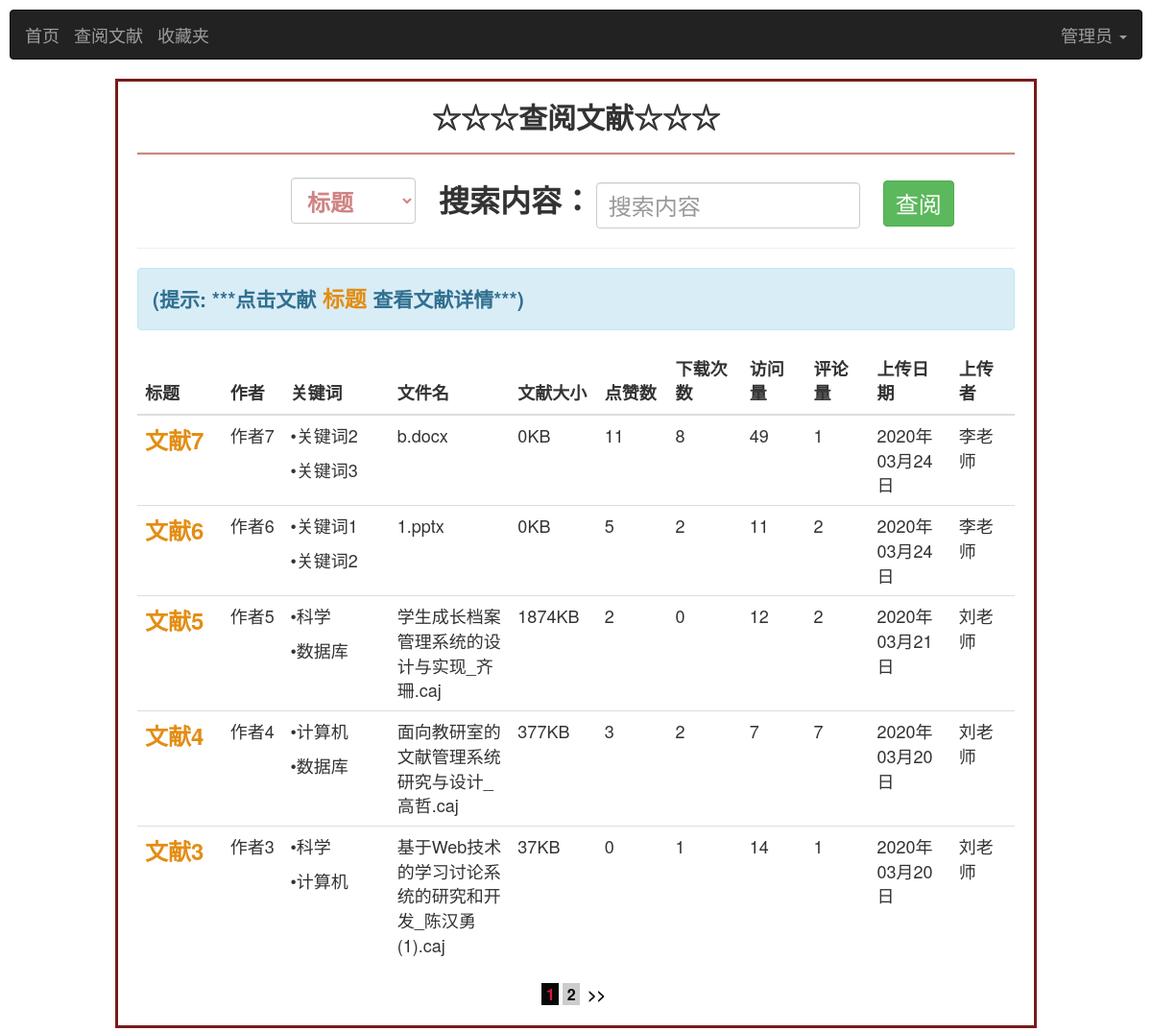
Page /literature/searchLiterature/1/1 (signed in) on the committed database.
### base/models.py (models this page shows, shortened)
class User(AbstractUser):#继承内置模型User，并在User的基础上添加新字段
    USER_TYPE = (
        (0, "学生"),
        (1, "老师"),
        (2, "管理员"),#需根据user_type的字段类型进行设置
    )
    name = models.CharField('姓名', max_length=50,default='')
    introduce = models.TextField('简介', default='什么都没留下...')
    photo = models.ImageField('头像', blank=True, upload_to='images/user/')
    user_type = models.IntegerField('身份标识(0:学生/1:老师/2:管理员)',default=0,choices=USER_TYPE)
    user_banji=models.ForeignKey(Banji,on_delete=models.CASCADE, null=True,blank=True,verbose_name='用户班级')
    user_major=models.ForeignKey(Major,on_delete=models.CASCADE,null=True,blank=True,verbose_name='用户专业')

### literature/models.py (models this page shows, shortened)
class Literature(models.Model):
    literature_name= models.CharField("文献标题",max_length=100)
    literature_author=models.CharField("文献作者",max_length=100)
    literature_label = models.ManyToManyField(Label, blank=True, verbose_name='文献标签')
    literature_like=models.IntegerField("文献点赞数",default=0)
    literature_download = models.IntegerField('文献下载次数', default=0)
    literature_view=models.IntegerField("文献访问量",default=0)
    literature_comment=models.IntegerField("文献评论量",default=0)
    literature_file=models.FileField("文献文件",blank=True,upload_to='upload/literatures/')
    filename=models.CharField("文献的文件名",max_length=50,default="未上传文件")
    filesize=models.IntegerField("文献大小",default=0)
    literature_uploader = models.ForeignKey(User, on_delete=models.CASCADE, null=False,verbose_name='文献上传者')
    upload_date=models.DateTimeField("文献上传时间",default=timezone.now)#新增时自动获取当前日期
    class Meta:
        verbose_name = '文献信息'#模型类的名字
        verbose_name_plural = '文献信息'#模型类名字的复数形式，且优先显示

class Label(models.Model):
    label_name = models.CharField('标签名称', max_length=100)
    label_user = models.ForeignKey(User, on_delete=models.CASCADE, verbose_name='标签所属用户')
    create_date=models.DateTimeField("文献标签创建时间",default=timezone.now)
    class Meta:
        verbose_name = '文献标签'  # 模型类的名字
        verbose_name_plural = '文献标签'  # 模型类名字的复数形式，且优先显示

### literature/views.py (the view, shortened to what this page needs)
# urls.py: path('searchLiterature/<int:id>/<int:page>', searchLiteratureView, name='searchLiterature'),
@login_required(login_url='/')
def searchLiteratureView(request, id, page):
    user = User.objects.get(id=id)
    all=True
    if request.method == 'GET':##GET请求时，首先获取会话Session的数据
        searchContent = request.session.get('searchContent', '')
        searchMethod = request.session.get('searchMethod', '')
        if searchContent=="":#搜索内容为空时
            literatures = Literature.objects.filter(~Q(literature_file="")).order_by('-upload_date')
        l = Paginator(literatures, 5)
        try:
            pages = l.page(page)
        except PageNotAnInteger:
            pages = l.page(1)
        except EmptyPage:
            pages = l.page(l.num_pages)
        return render(request, 'searchLiterature.html', locals())
    else:#POST请求，将两个请求参数写入会话session进行存储，然后重定向访问
        request.session['searchContent'] = request.POST.get('searchContent', '')
        request.session['searchMethod'] = request.POST.get('searchMethod', '')
        kwargs={'id': user.id,'page': 1}
        return redirect(reverse('literature:searchLiterature', kwargs=kwargs))

### templates/searchLiterature.html (shortened to what this page needs)
<!DOCTYPE html>
<html lang="en">
<head>
    {% load staticfiles %}
    <link rel="stylesheet" href="https://cdn.staticfile.org/twitter-bootstrap/3.3.7/css/bootstrap.min.css">
</head>
<body>
<div style="margin: 10px">
    <nav class="navbar navbar-inverse" role="navigation">
        <div class="container-fluid">
            <div class="navbar-header">
                <a class="navbar-brand" href="{% url 'index:index' id 1 %}">首页</a>
            </div>
            <div class="navbar-header">
                <a class="navbar-brand" href="{% url 'literature:searchLiterature' id 1 %}">查阅文献</a>
            </div>
            <div class="navbar-header">
                <a class="navbar-brand" href="{% url 'literature:checkFavorite' id 1 %}">收藏夹</a>
            </div>
            <div>
                <ul class="nav navbar-nav navbar-right">
                    <li class="dropdown">
                        <a href="" class="dropdown-toggle" data-toggle="dropdown" style="font-size: 18px">
                            {% if user.name == "" %}
                                {{ user.username }}
                            {% else %}
                                {{ user.name }}
                            {% endif %}
                            <b class="caret"></b>
                        </a>
                    </li>
                </ul>
            </div>
        </div>
    </nav>
</div>
<br/>
<main style="margin-top:-20px;margin-bottom: 20px;margin-left: 120px;margin-right: 120px;border: solid;border-color: #761c19 ">
    <div class="infosbox">
        <h2 style="text-align: center"><strong>☆☆☆查阅文献☆☆☆</strong></h2>
        <div style="margin: 20px">
            <hr style="height: 2px;background-color: #ce8483 ">
            <form class="form-inline" action="" method="post" name="upload" onsubmit="return Check(document.upload)">
                <div class="form-group">
                    <select name="searchMethod" class="form-control"
                            style="margin-left:160px;width:130px;height:48px;font-size:x-large;font-weight: bold;color: #ce8483 ">
                        <option value="1">标题</option>
                    </select>
                </div>
                <div class="form-group">
                    <label for="searchContent"
                           style="margin-left:20px ;margin-top:5px; font-size: xx-large">搜索内容：</label>
                    <input id="searchContent" name="searchContent" class="form-control" type="text"
                           style="margin-top:-7px;width:275px;height: 48px;font-size: x-large" placeholder="搜索内容">
                </div>
                <button id="button" type="submit" class="btn btn-success"
                        style="margin-left: 20px;font-size:x-large;margin-top:5px">查阅
                </button>
            </form>
            <hr/>
            {% if result %}
                <div class="alert alert-warning" style="font-size:21px;text-align:left;font-weight: bold">
                    通过<strong style="color: #4cae4c;font-size: 24px"> {{ method }} </strong>搜索，
                    很遗憾，没有找到相关文献记录，请重新输入
                </div>
            {% else %}
                {% if not all %}
                    <div class="alert alert-info" style="font-size:21px;text-align:left;font-weight: bold">
                        通过<strong style="color: #4cae4c;font-size: 24px"> {{ method }} </strong>搜索，
                        共搜索到 <strong style="color: #4cae4c;font-size: 24px">{{ number }}</strong> 条文献记录
                        <label style="color: #080808">(提示: **点击文献<strong style="color: #e38d13;font-size: 23px"> 标题 </strong>查看文献详情**)</label>
                    </div>
                {% else %}
                    <div class="alert alert-info" style="font-size:21px;text-align:left;font-weight: bold">
                        (提示: ***点击文献<strong style="color: #e38d13;font-size: 23px"> 标题 </strong>查看文献详情***)
                    </div>
                {% endif %}
            {% endif %}
            <table class="table table-hover">
                <thead>
                <tr style="font-size: large">
                    <th>标题</th>
                    <th>作者</th>
                    <th>关键词</th>
                    <th>文件名</th>
                    <th>文献大小</th>
                    <th>点赞数</th>
                    <th>下载次数</th>
                    <th>访问量</th>
                    <th>评论量</th>
                    <th>上传日期</th>
                    <th>上传者</th>
                </tr>
                </thead>
                <tbody>
                {% for list in pages.object_list %}
                    <tr style="font-size: large">
                        <td width="110px">
                            <a href="{% url 'literature:detailLiterature' id list.id 1 0 %}"
                               style="color: #e38d13;font-weight: bold;font-size: x-large">
                                {{ list.literature_name }}
                            </a>
                        </td>
                        <td width="75px">{{ list.literature_author }}</td>
                        <td width="145px">
                            <div>
                                {% for label in list.literature_label.all %}
                                    <p>•{{ label.label_name }}</p>
                                {% endfor %}
                            </div>
                        </td>
                        <td width="150px">{{ list.filename }}</td>
                        <td width="95px">{{ list.filesize }}KB</td>
                        <td width="90px">{{ list.literature_like }}</td>
                        <td width="96px">{{ list.literature_download }}</td>
                        <td width="80px">{{ list.literature_view }}</td>
                        <td width="80px">{{ list.literature_comment }}</td>
                        <td width="98px">{{ list.upload_date | date:"Y年m月d日" }}</td>
                        <td width="80px">{{ list.literature_uploader.name }}</td>
                    </tr>
                {% endfor %}
                </tbody>
            </table>
            <div class="pagelist" style="text-align: center">
                {% if pages.object_list %}
                    {% for page in pages.paginator.page_range %}
                        {% if pages.number == page %}
                            <a href="javascript:;" class="curPage" style="color: #080808;
                            font-size: medium;font-weight: bold;color: crimson ;background-color: #080808 ">&nbsp{{ page }}&nbsp</a>
                        {% else %}
                            <a href="{% url 'literature:searchLiterature' id page %}" style="color: #080808;font-size: medium;
                            font-weight: bold;background-color: #cccccc ">&nbsp{{ page }}&nbsp</a>
                        {% endif %}
                    {% endfor %}
                {% endif %}
                {% if pages.has_next %}
                    <a href="{% url 'literature:searchLiterature' id pages.next_page_number %}"
                       style="color: #080808;font-size: medium;font-weight: bold ">
                        &nbsp>>&nbsp</a>
                {% endif %}
            </div>
        </div>
    </div>
</main>
</body>
</html>

### rows in the picture
User: name "管理员"
Literature: literature_name "文献7", literature_author "作者7", filename "b.docx", filesize "0", literature_like "11", literature_download "8", literature_view "49", literature_comment "1", upload_date "2020年03月24日", literature_uploader.name "李老师"
Label: label_name "关键词2"
Label: label_name "关键词3"
Literature: literature_name "文献6", literature_author "作者6", filename "1.pptx", filesize "0", literature_like "5", literature_download "2", literature_view "11", literature_comment "2", upload_date "2020年03月24日", literature_uploader.name "李老师"
Label: label_name "关键词1"
Literature: literature_name "文献5", literature_author "作者5", filename "学生成长档案管理系统的设计与实现_齐珊.caj", filesize "1874", literature_like "2", literature_download "0", literature_view "12", literature_comment "2", upload_date "2020年03月21日", literature_uploader.name "刘老师"
Label: label_name "科学"
Label: label_name "数据库"
Literature: literature_name "文献4", literature_author "作者4", filename "面向教研室的文献管理系统研究与设计_高哲.caj", filesize "377", literature_like "3", literature_download "2", literature_view "7", literature_comment "7", upload_date "2020年03月20日", literature_uploader.name "刘老师"
Label: label_name "计算机"
Literature: literature_name "文献3", literature_author "作者3", filename "基于Web技术的学习讨论系统的研究和开发_陈汉勇 (1).caj", filesize "37", literature_like "0", literature_download "1", literature_view "14", literature_comment "1", upload_date "2020年03月20日", literature_uploader.name "刘老师"

### other values in the picture
{{ page }} "1"
{{ page }} "2"
